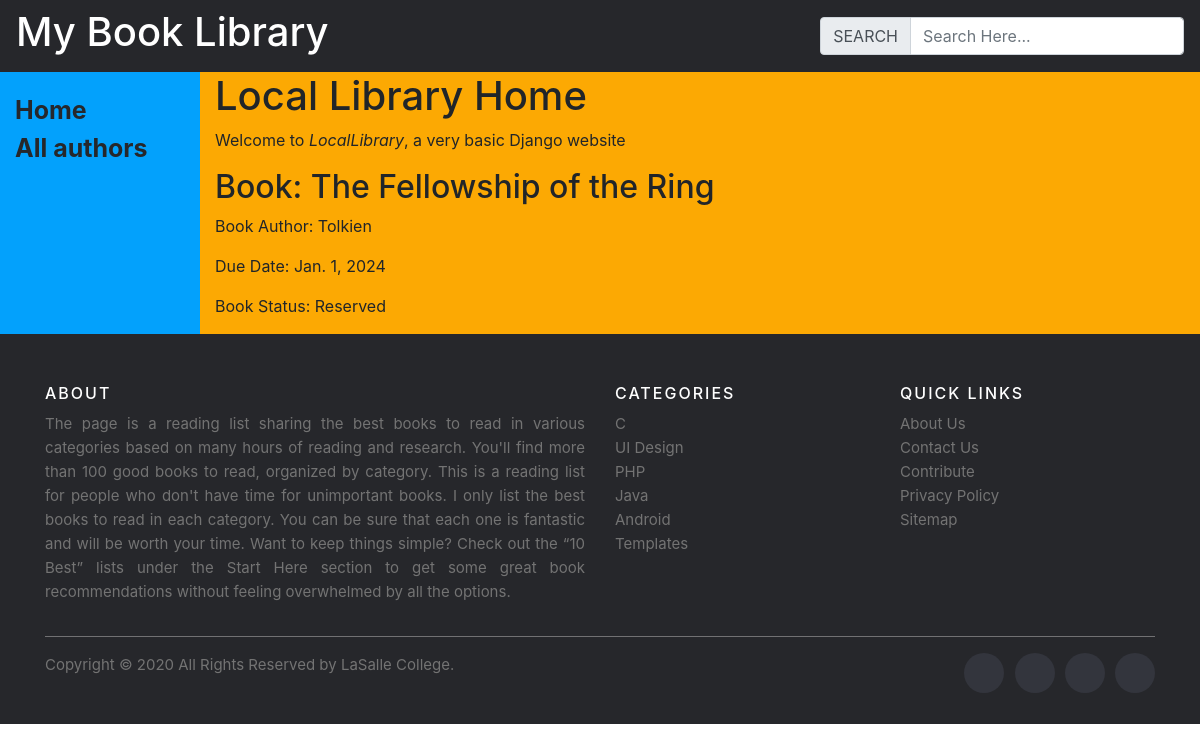
The app's page /bookinstance/3/ with its own data.
### mylibrary/models.py (models this page shows, shortened)
class BookInstance(models.Model):
    status_choice = (("MAINTANANCE", "Maintanance"), ("BOOKED", "Booked"), ("AVAILABLE", "Available"), ("RESERVED", "Reserve"))
    book = models.ForeignKey(Book, on_delete=models.CASCADE)
    status = models.CharField(max_length = 15, choices = status_choice, default="MAINTANANCE")
    dueDate = models.DateField()

class Book(models.Model):
    title = models.CharField(max_length=200)
    author = models.ForeignKey(Author, on_delete=models.CASCADE)
    summary = models.TextField()
    isbn = models.CharField(max_length=13)
    genre = models.ForeignKey(Genre, on_delete=models.CASCADE)
    def __str__(self):
        return self.title

class Author(models.Model):
    firstName = models.CharField(max_length=200)
    lastName = models.CharField(max_length=200)
    dateOfBirth =  models.DateField()
    def __str__(self):
        return self.lastName

### mylibrary/views.py (the view)
# urls.py: path("bookinstance/<int:id>/", views.details, name = "bookinstance"),
def details(request, id):
    book_instance = BookInstance.objects.get(id=id)
    return render(request, 'mylibrary/bookInstance.html', {'book_instance': book_instance})

### mylibrary/templates/mylibrary/bookInstance.html
{% extends "mylibrary/base_generic.html" %}
{% block content %}
<h1>Local Library Home</h1>
  <p>Welcome to <em>LocalLibrary</em>, a very basic Django website </p>
  {% if book_instance %}
    <h2>Book: {{ book_instance.book }}</h2>
    <p>Book Author: {{ book_instance.book.author }}</p>
    <p>Due Date: {{ book_instance.dueDate }}</p>
    {% if book_instance.status == 'RESERVED' %}
      <p>Book Status: Reserved</p>
    {% elif book_instance.status == 'BOOKED' %}
      <p>Book Status: Booked</p>
    {% elif book_instance.status == 'AVAILABLE' %}
      <p>Book Status: Available</p>
    {% endif %}
  {% else %}
        <p>No book instance found.</p>
  {% endif %}
{% endblock %}

### records on screen
BookInstance: book "The Fellowship of the Ring", book.author "Tolkien", dueDate "Jan. 1, 2024"
